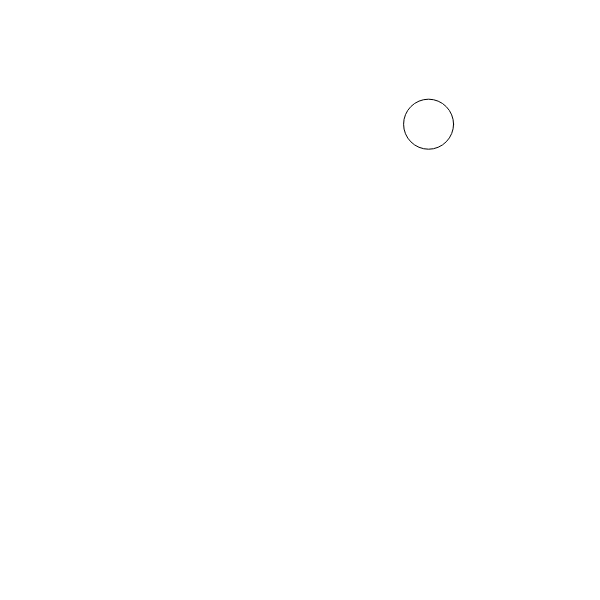
Frame 1 (no input)
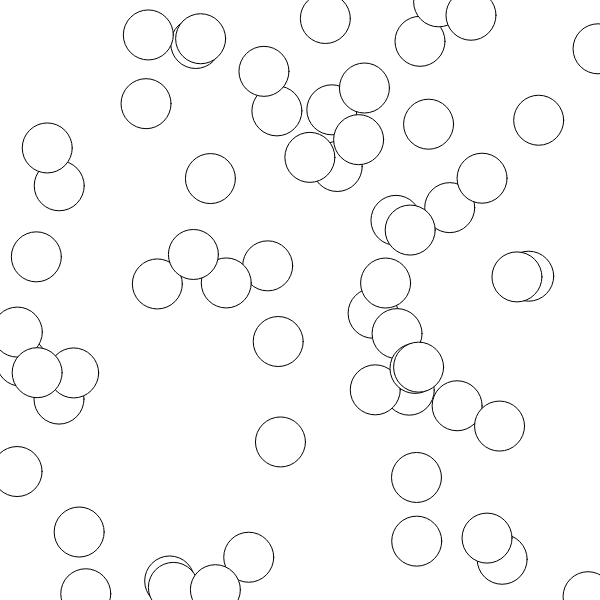
Frame 60 (no input)
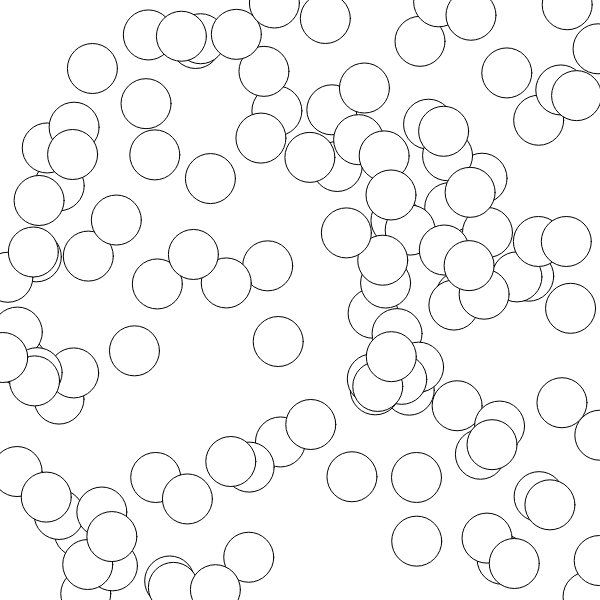
Frame 120 (the mouse pressed at the canvas centre since frame 60)

The p5.js sketch that drew these frames (run headless with seeded random() and noise() and a simulated clock; from frame 60 on, the mouse is pressed at the canvas centre):

// p5.js sketch
// ── sketch.js
function setup() {
    createCanvas(600, 600);
    
}

function draw() {
    circle(random(width), random(height), 50);
}
// ── randomCircles.html
<!DOCTYPE html>
<html lang="en">
  <head>
    <meta charset="utf-8" />
    <meta name="viewport" content="width=device-width, initial-scale=1.0">

    <title>W4 Lecture 2 - randomCircles</title>

    <link rel="stylesheet" type="text/css" href="./lib/main-styles.css">

    <script src="./lib/p5.js"></script>
  </head>

  <body>
    <script src="sketch.js"></script>
  </body>
</html>
